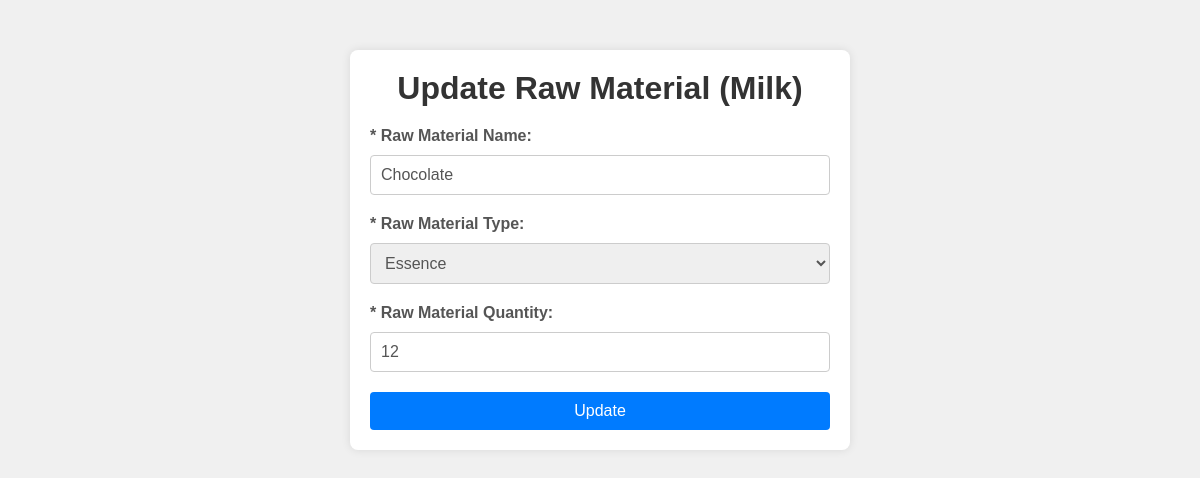
The page /open_update_inventory_milk/RMCH12ES9416 (signed in) on the database its author committed.
### app.py (models this page shows)
class Inventory_Milk(db.Model):
    Inventory_Milk_Id = db.Column(db.String(60), primary_key=True)
    Milk_Inventory_type = db.Column(db.Enum('Essence', 'Color'))
    Milk_Inventory_name = db.Column(db.String(255))
    Milk_Inventory_quantity = db.Column(db.Integer)

### app.py (the view)
@app.route('/open_update_inventory_milk/<string:Inventory_Milk_Id>')
def open_update_inventory_milk(Inventory_Milk_Id):
    if session['LoggedIn']==True and (session['Designation']=="Admin" or  session['Designation']=="Production Manager"):
        inventory_milk = Inventory_Milk.query.filter_by(Inventory_Milk_Id=Inventory_Milk_Id).first()
        return render_template("update_inventory_milk.html", inventory_milk=inventory_milk)

### templates/update_inventory_milk.html (shortened to what this page needs)
<!DOCTYPE html>
<html lang="en">
<head>
</head>
<body>
    <div class="container">
        <h1>Update Raw Material (Milk)</h1>
        <form action="/update_inventory_milk/{{ inventory_milk.Inventory_Milk_Id }}" method="POST">
            <div class="form-group">
                <label for="milkInventoryName">* Raw Material Name:</label>
                <input type="text" id="milkInventoryName" name="milkInventoryName" value="{{ inventory_milk.Milk_Inventory_name }}" required>
            </div>
            <div class="form-group">
                <label for="milkInventoryType">* Raw Material Type:</label>
                <select id="milkInventoryType" name="milkInventoryType" required>
                    <option value="Essence" {% if inventory_milk.Milk_Inventory_type == 'Essence' %}selected{% endif %}>Essence</option>
                </select>
            </div>
            <div class="form-group">
                <label for="milkInventoryQuantity">* Raw Material Quantity:</label>
                <input type="number" id="milkInventoryQuantity" name="milkInventoryQuantity" value="{{ inventory_milk.Milk_Inventory_quantity }}" required>
            </div>
            <button type="submit">Update</button>
        </form>
    </div>
</body>
</html>

### templates/update_inventory_milk.html (style rules this page uses)
* { margin: 0; padding: 0; box-sizing: border-box; }
body { font-family: Arial, sans-serif; background-color: #f0f0f0; margin: 0; padding: 0; }
.container { max-width: 500px; margin: 50px auto; background-color: #fff; padding: 20px; border-radius: 8px; box-shadow: 0 0 10px rgba(0, 0, 0, 0.1); }
h1 { text-align: center; color: #333; margin-bottom: 20px; }
.form-group { margin-bottom: 20px; }
label { font-weight: bold; color: #555; display: block; margin-bottom: 5px; }
input[type="text"], input[type="number"], select, textarea { width: 100%; padding: 10px; border: 1px solid #ccc; border-radius: 4px; box-sizing: border-box; font-size: 16px; color: #555; margin-top: 5px; }
button { display: block; width: 100%; padding: 10px 20px; background-color: #007bff; color: #fff; border: none; border-radius: 4px; cursor: pointer; font-size: 16px; transition: background-color 0.3s ease; }

### rows shown on the page
Inventory_Milk: milkInventoryName "Chocolate", milkInventoryType "Essence", milkInventoryQuantity "12"
